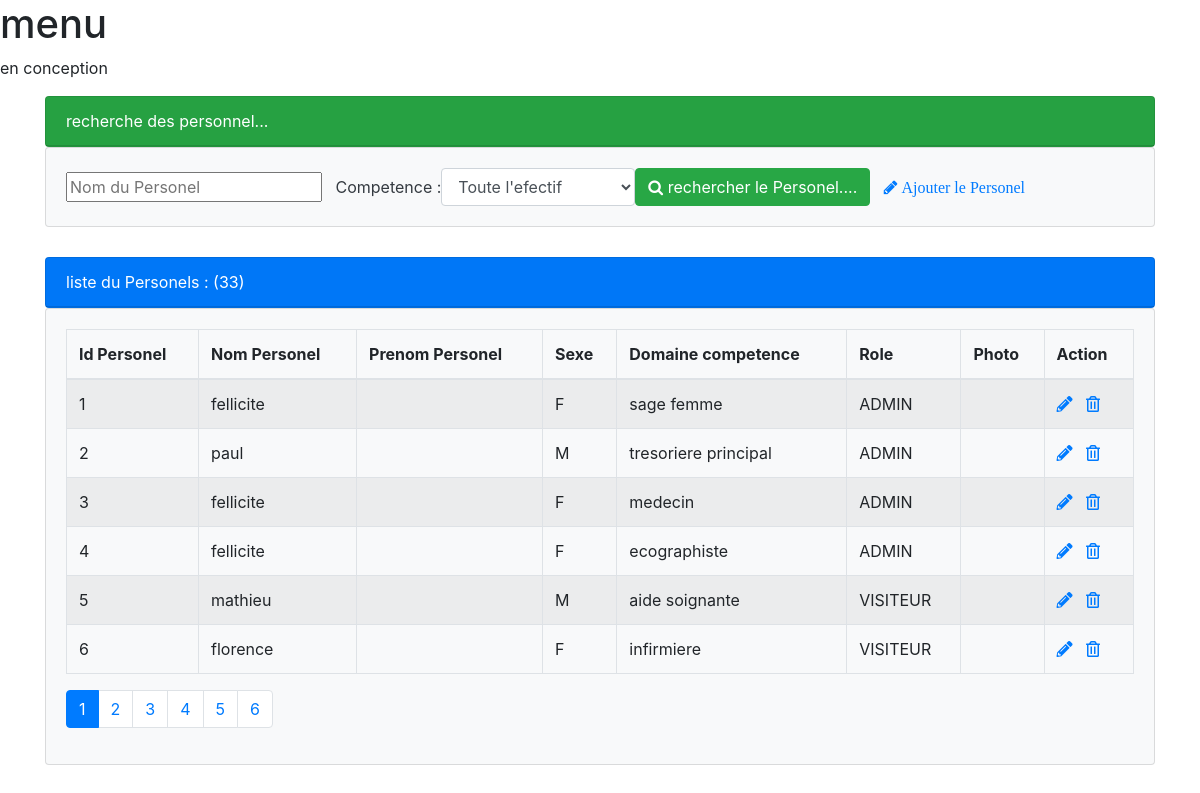
/personel.php, run on the app's committed database.
### tables this page shows
CREATE TABLE `Personel_Domaine_competence` (
  `id_personel_Domaine_competence` int(11) NOT NULL AUTO_INCREMENT,
  `personel_id` int(11) NOT NULL,
  `domaine_competence_id` int(11) NOT NULL,
  PRIMARY KEY (`id_personel_Domaine_competence`,`personel_id`,`domaine_competence_id`),
  KEY `fk_Personel_has_Domaine_competence_Domaine_competence1_idx` (`domaine_competence_id`),
  KEY `fk_Personel_has_Domaine_competence_Personel1_idx` (`personel_id`),
  CONSTRAINT `fk_Personel_has_Domaine_competence_Domaine_competence1` FOREIGN KEY (`domaine_competence_id`) REFERENCES `Domaine_competence` (`id_domaine_competence`) ON DELETE NO ACTION ON UPDATE NO ACTION,
  CONSTRAINT `fk_Personel_has_Domaine_competence_Personel1` FOREIGN KEY (`personel_id`) REFERENCES `Personel` (`id_personel`) ON DELETE NO ACTION ON UPDATE NO ACTION
);

CREATE TABLE `Personel` (
  `id_personel` int(11) NOT NULL AUTO_INCREMENT,
  `nom_personel` varchar(50) NOT NULL,
  `matricule` varchar(70) NOT NULL,
  `sexe` char(2) NOT NULL,
  `etat` tinyint(2) DEFAULT '0',
  `role` varchar(45) DEFAULT NULL,
  PRIMARY KEY (`id_personel`),
  UNIQUE KEY `fk_matricule` (`matricule`)
);

CREATE TABLE `Domaine_competence` (
  `id_domaine_competence` int(11) NOT NULL AUTO_INCREMENT,
  `domaine_competence` varchar(45) DEFAULT NULL,
  PRIMARY KEY (`id_domaine_competence`)
);

### personel.php (the view, shortened to what this page needs)
<?php
	require_once("connexionBD.php");
	$size =  isset($_GET['size'])?$_GET['size']:6;
	$page =  isset($_GET['page'])?$_GET['page']:1;
	$offset = ($page-1)*$size;
	$nomP = isset($_GET['nomPersonel'])?$_GET['nomPersonel']:"";
	$domaine_competence = isset($_GET['domaine_competence'])?$_GET['domaine_competence']:"all";
	if($domaine_competence=='all'){
		$requete = "SELECT * FROM Personel INNER JOIN Personel_Domaine_competence ON Personel.id_personel = Personel_Domaine_competence.personel_id INNER JOIN Domaine_competence ON Personel_Domaine_competence.domaine_competence_id = Domaine_competence.id_domaine_competence WHERE nom_personel  LIKE '%$nomP%' ORDER BY id_personel_Domaine_competence LIMIT  $size offset $offset ";
		$requeteCount = "SELECT count(*) countF FROM Personel INNER JOIN Personel_Domaine_competence ON Personel.id_personel = Personel_Domaine_competence.personel_id INNER JOIN Domaine_competence ON Personel_Domaine_competence.domaine_competence_id = Domaine_competence.id_domaine_competence WHERE nom_personel  LIKE '%$nomP%' ORDER BY id_personel_Domaine_competence";
	}
	$resultatF=$conn->query($requete);
	$resultatcount = $conn->query($requeteCount);
	$tabCount = $resultatcount->fetch();
	$nbPersonel= $tabCount['countF'];
	$reste = $nbPersonel%$size;
	if($reste ===0){
		$nbpage= $nbPersonel/$size;
	}else{
		$nbpage=floor($nbPersonel/$size) +1;
	}
?>
<!DOCTYPE html>
	<html>
	<head>
		<link rel="stylesheet" href="https://stackpath.bootstrapcdn.com/bootstrap/4.4.1/css/bootstrap.min.css">
		<link rel="stylesheet" href="https://use.fontawesome.com/releases/v5.7.0/css/all.css">
		<link rel="stylesheet" href="https://maxcdn.bootstrapcdn.com/font-awesome/4.7.0/css/font-awesome.min.css">
	</head>
	<body>
		<?php
			include("public/menu.php");
		?>
		<div class="container margintop1">
			<div class="card bg-success text-white">
				<div class="card-header">recherche des personnel...</div>
			</div>
			<div class="card bg-light text-dark">
				<div class="card-body">
					<form method="GET" action="personel.php" class="form-inline">
						<div class="from-group">
							<input type="text" name="nomPersonel" placeholder="Nom du Personel">
						</div>&nbsp &nbsp
						<label for="domaine_competence">Competence :</label>
						<select name="domaine_competence" class="form-control" id="domaine_competence" onchange="this.form.submit()">
							<option value="all" <?php if($domaine_competence==='all') echo 'selected' ?> >Toute l'efectif
							</option>
						</select>
						<button type="submit" class="btn btn-success"><span class="fa fa-search"></span> rechercher le Personel....</button>
						<a href="ajouterPersonel.php"><span class="fa fa-pencil"> Ajouter le Personel</a>
					</form>
				</div>
			</div>
			<div class="card bg-primary text-white margintop">
				<div class="card-header">liste du Personels : (<?php echo $nbPersonel?>)</div>
			</div>
			<div class="card bg-light text-dark">
				<div class="card-body">
					<table class="table table-striped table-bordered">
						<thead>
							<tr>
								<th>Id Personel</th><th>Nom Personel</th><th>Prenom Personel</th><th>Sexe</th><th>Domaine competence</th><th>Role</th><th>Photo</th><th>Action</th>
							</tr>
						</thead>
						<tbody>
							<?php while($personel = $resultatF->fetch()) { ?>
								<tr>
									<td><?php echo $personel['id_personel_Domaine_competence']?></td>
									<td><?php echo $personel['nom_personel']?></td>
									<td><?php echo $personel['prenom_personel']?></td>
									<td><?php echo $personel['sexe']?></td>
									<td><?php echo $personel['domaine_competence']?></td>
									<td><?php echo $personel['role']?></td>
									<td></td>
									<td>
										<a href="editerPersonel.php?id_personel_Domaine_competence=<?php echo $personel['id_personel_Domaine_competence']?>">
											<i class='fas fa-pencil-alt'></i>
										</a>
										<a onclick="return confirm('Etes vous sur de vouloir supprimer le Personel ?')"href="supprimerPersonel.php?id_personel_Domaine_competence=<?php echo $personel['id_personel_Domaine_competence']?>" id="modifierPersonel">
											<i class='far fa-trash-alt'></i>
										</a>
									</td>
								</tr>
							<?php } ?>
						</tbody>
					</table>
					<div>
						<ul class="pagination pagination-md">
							<?php for($i=1; $i<= $nbpage; $i++){ ?>
								<li class="page-item <?php if($i==$page) echo 'active' ?> ">
									<a class="page-link" href="utilisateurs.php?page=<?php echo $i; ?>&nomP=<?php echo $nomP?>&domaine_competence=<?php echo $domaine_competence?>">
									 	<?php echo $i; ?>
									</a>
								</li>
							<?php } ?>
						</ul>
					</div>
				</div>
			</div>
		</div>
	</body>
</html>

### public/menu.php
<h1> menu</h1>
<p>en conception</p>

### personel.php (style rules this page uses)
.margintop1 { margin-top: 10px; }
.margintop { margin-top: 30px; }

### data on the page
personel_domaine_competence: id_personel_Domaine_competence "1", personel.nom_personel "fellicite", personel.sexe "F", domaine_competence.domaine_competence "sage femme", personel.role "ADMIN"
personel_domaine_competence: id_personel_Domaine_competence "2", personel.nom_personel "paul", personel.sexe "M", domaine_competence.domaine_competence "tresoriere principal", personel.role "ADMIN"
personel_domaine_competence: id_personel_Domaine_competence "3", personel.nom_personel "fellicite", personel.sexe "F", domaine_competence.domaine_competence "medecin", personel.role "ADMIN"
personel_domaine_competence: id_personel_Domaine_competence "4", personel.nom_personel "fellicite", personel.sexe "F", domaine_competence.domaine_competence "ecographiste", personel.role "ADMIN"
personel_domaine_competence: id_personel_Domaine_competence "5", personel.nom_personel "mathieu", personel.sexe "M", domaine_competence.domaine_competence "aide soignante", personel.role "VISITEUR"
personel_domaine_competence: id_personel_Domaine_competence "6", personel.nom_personel "florence", personel.sexe "F", domaine_competence.domaine_competence "infirmiere", personel.role "VISITEUR"

### other printed values
$nbPersonel "33"
